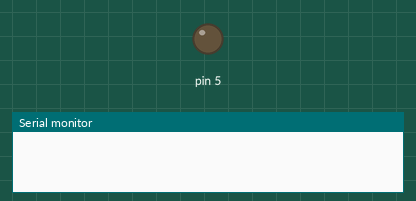
This sketch was run on a simulated Arduino Uno, built with avr-gcc and run on an emulated ATmega328P. On the bench: output pins drawn as LEDs (lit = HIGH), the last lines printed to the serial monitor. Dashed ring = blinking.

Above: at 1.0 s.
At 2.5 s:
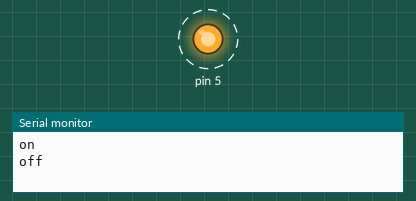
Timing chart, 0 to 4.6 s (numbered marks = the images above):
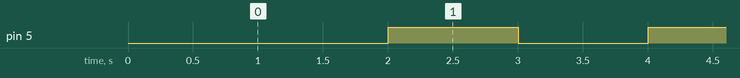

The sketch:

verify_connectivity.ino
```cpp
int flash = HIGH;

void setup() {
  Serial.begin(9600);
  pinMode(5, OUTPUT);
}

void loop() {

  delay(1000);
  if (flash == HIGH) {
    Serial.println("on");
    flash = LOW;
  } else {
    Serial.println("off");
    flash = HIGH;
  }
  digitalWrite(5, flash);

}
```

Measured:
- by itself, pin 5: alternates HIGH for 1.0 s and LOW for 1.0 s
